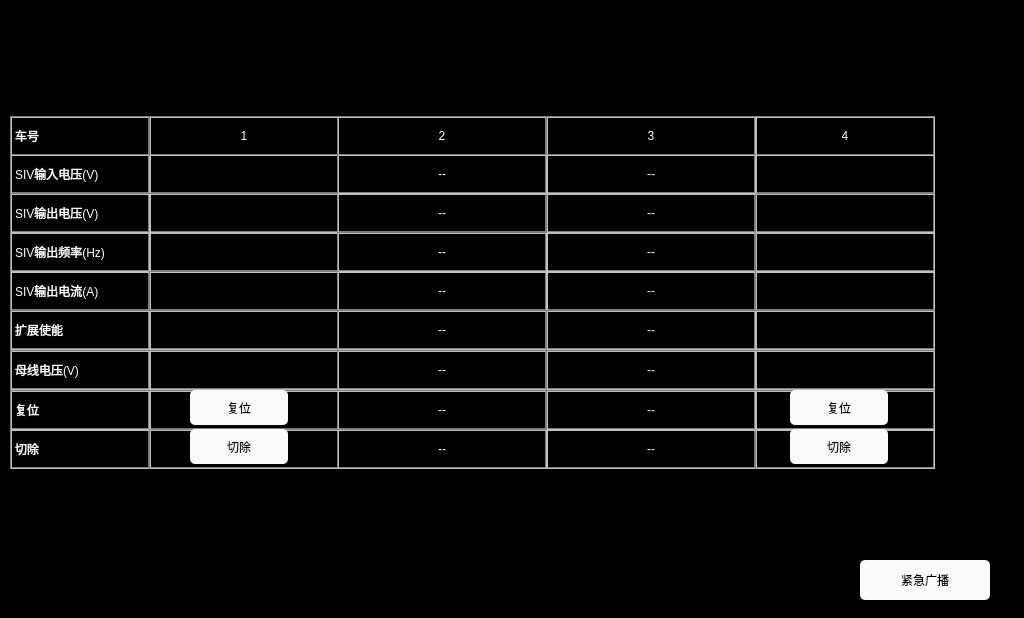
<?xml version="1.0" encoding="UTF-8"?>
<ui version="4.0">
 <class>AssistantPage</class>
 <widget class="QWidget" name="AssistantPage">
  <property name="geometry">
   <rect>
    <x>0</x>
    <y>0</y>
    <width>1024</width>
    <height>618</height>
   </rect>
  </property>
  <property name="windowTitle">
   <string>Form</string>
  </property>
  <property name="styleSheet">
   <string notr="true">QLabel
{
	color: white;
	border: 2px groove, gray;
    border-color: gray;
	font: 17px, &quot;SimHei&quot;;	
}

QWidget
{
	background-color: black;
}

QPushButton
{
	font: 20px, &quot;SimHei&quot;;
    color: black;
	background-color: rgb(250, 250, 250);
	border-radius: 5px;
}

QPushButton:disabled
{
		border-radius:5px;
	font: 20px, &quot;SimHei&quot;;
    color: grey;
	background-color: rgb(221,221,221);
}</string>
  </property>
  <widget class="QLabel" name="label_car3SIVOutputCurrent">
   <property name="geometry">
    <rect>
     <x>546</x>
     <y>271</y>
     <width>210</width>
     <height>40</height>
    </rect>
   </property>
   <property name="text">
    <string>--</string>
   </property>
   <property name="alignment">
    <set>Qt::AlignCenter</set>
   </property>
  </widget>
  <widget class="QLabel" name="label_car4SIVOutputCurrent">
   <property name="geometry">
    <rect>
     <x>755</x>
     <y>271</y>
     <width>180</width>
     <height>40</height>
    </rect>
   </property>
   <property name="text">
    <string/>
   </property>
   <property name="alignment">
    <set>Qt::AlignCenter</set>
   </property>
  </widget>
  <widget class="QLabel" name="label_car2SIVOutputCurrent">
   <property name="geometry">
    <rect>
     <x>337</x>
     <y>271</y>
     <width>210</width>
     <height>40</height>
    </rect>
   </property>
   <property name="text">
    <string>--</string>
   </property>
   <property name="alignment">
    <set>Qt::AlignCenter</set>
   </property>
  </widget>
  <widget class="QLabel" name="label_SIVOutputCurrent">
   <property name="geometry">
    <rect>
     <x>10</x>
     <y>271</y>
     <width>140</width>
     <height>40</height>
    </rect>
   </property>
   <property name="text">
    <string>SIV输出电流(A)</string>
   </property>
  </widget>
  <widget class="QLabel" name="label_car2No">
   <property name="geometry">
    <rect>
     <x>337</x>
     <y>116</y>
     <width>210</width>
     <height>40</height>
    </rect>
   </property>
   <property name="text">
    <string>2</string>
   </property>
   <property name="alignment">
    <set>Qt::AlignCenter</set>
   </property>
  </widget>
  <widget class="QLabel" name="label_car2SIVOutputVoltage">
   <property name="geometry">
    <rect>
     <x>337</x>
     <y>193</y>
     <width>210</width>
     <height>40</height>
    </rect>
   </property>
   <property name="text">
    <string>--</string>
   </property>
   <property name="alignment">
    <set>Qt::AlignCenter</set>
   </property>
  </widget>
  <widget class="QLabel" name="label_car1SIVInputVoltage">
   <property name="geometry">
    <rect>
     <x>149</x>
     <y>154</y>
     <width>190</width>
     <height>40</height>
    </rect>
   </property>
   <property name="text">
    <string/>
   </property>
   <property name="alignment">
    <set>Qt::AlignCenter</set>
   </property>
  </widget>
  <widget class="QLabel" name="label_SIVInputVoltage">
   <property name="geometry">
    <rect>
     <x>10</x>
     <y>154</y>
     <width>140</width>
     <height>40</height>
    </rect>
   </property>
   <property name="text">
    <string>SIV输入电压(V)</string>
   </property>
  </widget>
  <widget class="QLabel" name="label_car1SIVOutputRate">
   <property name="geometry">
    <rect>
     <x>149</x>
     <y>232</y>
     <width>190</width>
     <height>40</height>
    </rect>
   </property>
   <property name="text">
    <string/>
   </property>
   <property name="alignment">
    <set>Qt::AlignCenter</set>
   </property>
  </widget>
  <widget class="QLabel" name="label_vehicleNo">
   <property name="geometry">
    <rect>
     <x>10</x>
     <y>116</y>
     <width>140</width>
     <height>40</height>
    </rect>
   </property>
   <property name="text">
    <string>车号</string>
   </property>
  </widget>
  <widget class="QLabel" name="label_car3SIVOutputRate">
   <property name="geometry">
    <rect>
     <x>546</x>
     <y>232</y>
     <width>210</width>
     <height>40</height>
    </rect>
   </property>
   <property name="text">
    <string>--</string>
   </property>
   <property name="alignment">
    <set>Qt::AlignCenter</set>
   </property>
  </widget>
  <widget class="QLabel" name="label_SIVOutputRate">
   <property name="geometry">
    <rect>
     <x>10</x>
     <y>232</y>
     <width>140</width>
     <height>40</height>
    </rect>
   </property>
   <property name="text">
    <string>SIV输出频率(Hz)</string>
   </property>
  </widget>
  <widget class="QLabel" name="label_car4SIVInputVoltage">
   <property name="geometry">
    <rect>
     <x>755</x>
     <y>154</y>
     <width>180</width>
     <height>40</height>
    </rect>
   </property>
   <property name="text">
    <string/>
   </property>
   <property name="alignment">
    <set>Qt::AlignCenter</set>
   </property>
  </widget>
  <widget class="QLabel" name="label_car4No">
   <property name="geometry">
    <rect>
     <x>755</x>
     <y>116</y>
     <width>180</width>
     <height>40</height>
    </rect>
   </property>
   <property name="text">
    <string>4</string>
   </property>
   <property name="alignment">
    <set>Qt::AlignCenter</set>
   </property>
  </widget>
  <widget class="QLabel" name="label_car1SIVOutputVoltage">
   <property name="geometry">
    <rect>
     <x>149</x>
     <y>193</y>
     <width>190</width>
     <height>40</height>
    </rect>
   </property>
   <property name="text">
    <string/>
   </property>
   <property name="alignment">
    <set>Qt::AlignCenter</set>
   </property>
  </widget>
  <widget class="QLabel" name="label_car3SIVOutputVoltage">
   <property name="geometry">
    <rect>
     <x>546</x>
     <y>193</y>
     <width>210</width>
     <height>40</height>
    </rect>
   </property>
   <property name="text">
    <string>--</string>
   </property>
   <property name="alignment">
    <set>Qt::AlignCenter</set>
   </property>
  </widget>
  <widget class="QLabel" name="label_car3No">
   <property name="geometry">
    <rect>
     <x>546</x>
     <y>116</y>
     <width>210</width>
     <height>40</height>
    </rect>
   </property>
   <property name="text">
    <string>3</string>
   </property>
   <property name="alignment">
    <set>Qt::AlignCenter</set>
   </property>
  </widget>
  <widget class="QLabel" name="label_SIVOutputVoltage">
   <property name="geometry">
    <rect>
     <x>10</x>
     <y>193</y>
     <width>140</width>
     <height>40</height>
    </rect>
   </property>
   <property name="text">
    <string>SIV输出电压(V)</string>
   </property>
  </widget>
  <widget class="QLabel" name="label_car4SIVOutputRate">
   <property name="geometry">
    <rect>
     <x>755</x>
     <y>232</y>
     <width>180</width>
     <height>40</height>
    </rect>
   </property>
   <property name="text">
    <string/>
   </property>
   <property name="alignment">
    <set>Qt::AlignCenter</set>
   </property>
  </widget>
  <widget class="QLabel" name="label_car2SIVOutputRate">
   <property name="geometry">
    <rect>
     <x>337</x>
     <y>232</y>
     <width>210</width>
     <height>40</height>
    </rect>
   </property>
   <property name="text">
    <string>--</string>
   </property>
   <property name="alignment">
    <set>Qt::AlignCenter</set>
   </property>
  </widget>
  <widget class="QLabel" name="label_car4SIVOutputVoltage">
   <property name="geometry">
    <rect>
     <x>755</x>
     <y>193</y>
     <width>180</width>
     <height>40</height>
    </rect>
   </property>
   <property name="text">
    <string/>
   </property>
   <property name="alignment">
    <set>Qt::AlignCenter</set>
   </property>
  </widget>
  <widget class="QLabel" name="label_car1SIVOutputCurrent">
   <property name="geometry">
    <rect>
     <x>149</x>
     <y>271</y>
     <width>190</width>
     <height>40</height>
    </rect>
   </property>
   <property name="text">
    <string/>
   </property>
   <property name="alignment">
    <set>Qt::AlignCenter</set>
   </property>
  </widget>
  <widget class="QLabel" name="label_car3SIVInputVoltage">
   <property name="geometry">
    <rect>
     <x>546</x>
     <y>154</y>
     <width>210</width>
     <height>40</height>
    </rect>
   </property>
   <property name="text">
    <string>--</string>
   </property>
   <property name="alignment">
    <set>Qt::AlignCenter</set>
   </property>
  </widget>
  <widget class="QLabel" name="label_car1No">
   <property name="geometry">
    <rect>
     <x>149</x>
     <y>116</y>
     <width>190</width>
     <height>40</height>
    </rect>
   </property>
   <property name="text">
    <string>1</string>
   </property>
   <property name="scaledContents">
    <bool>false</bool>
   </property>
   <property name="alignment">
    <set>Qt::AlignCenter</set>
   </property>
  </widget>
  <widget class="QLabel" name="label_car2SIVInputVoltage">
   <property name="geometry">
    <rect>
     <x>337</x>
     <y>154</y>
     <width>210</width>
     <height>40</height>
    </rect>
   </property>
   <property name="text">
    <string>--</string>
   </property>
   <property name="alignment">
    <set>Qt::AlignCenter</set>
   </property>
  </widget>
  <widget class="QLabel" name="label_lineVoltage1">
   <property name="geometry">
    <rect>
     <x>149</x>
     <y>350</y>
     <width>190</width>
     <height>40</height>
    </rect>
   </property>
   <property name="text">
    <string/>
   </property>
   <property name="alignment">
    <set>Qt::AlignCenter</set>
   </property>
  </widget>
  <widget class="QLabel" name="label_extendEnable1">
   <property name="geometry">
    <rect>
     <x>149</x>
     <y>310</y>
     <width>190</width>
     <height>40</height>
    </rect>
   </property>
   <property name="text">
    <string/>
   </property>
   <property name="alignment">
    <set>Qt::AlignCenter</set>
   </property>
  </widget>
  <widget class="QLabel" name="label_lineVoltage">
   <property name="geometry">
    <rect>
     <x>10</x>
     <y>350</y>
     <width>140</width>
     <height>40</height>
    </rect>
   </property>
   <property name="text">
    <string>母线电压(V)</string>
   </property>
  </widget>
  <widget class="QLabel" name="label_car2SIVOutputVoltage_2">
   <property name="geometry">
    <rect>
     <x>337</x>
     <y>310</y>
     <width>210</width>
     <height>40</height>
    </rect>
   </property>
   <property name="text">
    <string>--</string>
   </property>
   <property name="alignment">
    <set>Qt::AlignCenter</set>
   </property>
  </widget>
  <widget class="QLabel" name="label_lineVoltage2">
   <property name="geometry">
    <rect>
     <x>755</x>
     <y>350</y>
     <width>180</width>
     <height>40</height>
    </rect>
   </property>
   <property name="text">
    <string/>
   </property>
   <property name="alignment">
    <set>Qt::AlignCenter</set>
   </property>
  </widget>
  <widget class="QLabel" name="label_car2SIVOutputCurrent_2">
   <property name="geometry">
    <rect>
     <x>337</x>
     <y>350</y>
     <width>210</width>
     <height>40</height>
    </rect>
   </property>
   <property name="text">
    <string>--</string>
   </property>
   <property name="alignment">
    <set>Qt::AlignCenter</set>
   </property>
  </widget>
  <widget class="QLabel" name="label_extendEnable2">
   <property name="geometry">
    <rect>
     <x>755</x>
     <y>310</y>
     <width>180</width>
     <height>40</height>
    </rect>
   </property>
   <property name="text">
    <string/>
   </property>
   <property name="alignment">
    <set>Qt::AlignCenter</set>
   </property>
  </widget>
  <widget class="QLabel" name="label_car3SIVOutputCurrent_2">
   <property name="geometry">
    <rect>
     <x>546</x>
     <y>350</y>
     <width>210</width>
     <height>40</height>
    </rect>
   </property>
   <property name="text">
    <string>--</string>
   </property>
   <property name="alignment">
    <set>Qt::AlignCenter</set>
   </property>
  </widget>
  <widget class="QLabel" name="label_car3SIVOutputVoltage_2">
   <property name="geometry">
    <rect>
     <x>546</x>
     <y>310</y>
     <width>210</width>
     <height>40</height>
    </rect>
   </property>
   <property name="text">
    <string>--</string>
   </property>
   <property name="alignment">
    <set>Qt::AlignCenter</set>
   </property>
  </widget>
  <widget class="QLabel" name="label_extendEnable">
   <property name="geometry">
    <rect>
     <x>10</x>
     <y>310</y>
     <width>140</width>
     <height>40</height>
    </rect>
   </property>
   <property name="text">
    <string>扩展使能</string>
   </property>
  </widget>
  <widget class="QLabel" name="label_reset2">
   <property name="geometry">
    <rect>
     <x>337</x>
     <y>390</y>
     <width>210</width>
     <height>40</height>
    </rect>
   </property>
   <property name="text">
    <string>--</string>
   </property>
   <property name="alignment">
    <set>Qt::AlignCenter</set>
   </property>
  </widget>
  <widget class="QLabel" name="label_cut">
   <property name="geometry">
    <rect>
     <x>10</x>
     <y>429</y>
     <width>140</width>
     <height>40</height>
    </rect>
   </property>
   <property name="text">
    <string>切除</string>
   </property>
  </widget>
  <widget class="QLabel" name="label_cut3">
   <property name="geometry">
    <rect>
     <x>546</x>
     <y>429</y>
     <width>210</width>
     <height>40</height>
    </rect>
   </property>
   <property name="text">
    <string>--</string>
   </property>
   <property name="alignment">
    <set>Qt::AlignCenter</set>
   </property>
  </widget>
  <widget class="QLabel" name="label_reset1">
   <property name="geometry">
    <rect>
     <x>149</x>
     <y>390</y>
     <width>190</width>
     <height>40</height>
    </rect>
   </property>
   <property name="text">
    <string/>
   </property>
  </widget>
  <widget class="QLabel" name="label_cut2">
   <property name="geometry">
    <rect>
     <x>337</x>
     <y>429</y>
     <width>210</width>
     <height>40</height>
    </rect>
   </property>
   <property name="text">
    <string>--</string>
   </property>
   <property name="alignment">
    <set>Qt::AlignCenter</set>
   </property>
  </widget>
  <widget class="QLabel" name="label_cut4">
   <property name="geometry">
    <rect>
     <x>755</x>
     <y>429</y>
     <width>180</width>
     <height>40</height>
    </rect>
   </property>
   <property name="text">
    <string/>
   </property>
  </widget>
  <widget class="QLabel" name="label_reset4">
   <property name="geometry">
    <rect>
     <x>755</x>
     <y>390</y>
     <width>180</width>
     <height>40</height>
    </rect>
   </property>
   <property name="text">
    <string/>
   </property>
  </widget>
  <widget class="QLabel" name="label_reset">
   <property name="geometry">
    <rect>
     <x>10</x>
     <y>390</y>
     <width>140</width>
     <height>40</height>
    </rect>
   </property>
   <property name="text">
    <string>复位</string>
   </property>
  </widget>
  <widget class="QLabel" name="label_cut1">
   <property name="geometry">
    <rect>
     <x>149</x>
     <y>429</y>
     <width>190</width>
     <height>40</height>
    </rect>
   </property>
   <property name="text">
    <string/>
   </property>
  </widget>
  <widget class="QLabel" name="label_reset3">
   <property name="geometry">
    <rect>
     <x>546</x>
     <y>390</y>
     <width>210</width>
     <height>40</height>
    </rect>
   </property>
   <property name="text">
    <string>--</string>
   </property>
   <property name="alignment">
    <set>Qt::AlignCenter</set>
   </property>
  </widget>
  <widget class="QPushButton" name="btn_reset1">
   <property name="geometry">
    <rect>
     <x>190</x>
     <y>390</y>
     <width>98</width>
     <height>35</height>
    </rect>
   </property>
   <property name="text">
    <string>复位</string>
   </property>
  </widget>
  <widget class="QPushButton" name="btn_cut1">
   <property name="geometry">
    <rect>
     <x>190</x>
     <y>429</y>
     <width>98</width>
     <height>35</height>
    </rect>
   </property>
   <property name="text">
    <string>切除</string>
   </property>
  </widget>
  <widget class="QPushButton" name="btn_cut2">
   <property name="geometry">
    <rect>
     <x>790</x>
     <y>429</y>
     <width>98</width>
     <height>35</height>
    </rect>
   </property>
   <property name="text">
    <string>切除</string>
   </property>
  </widget>
  <widget class="QPushButton" name="btn_reset2">
   <property name="geometry">
    <rect>
     <x>790</x>
     <y>390</y>
     <width>98</width>
     <height>35</height>
    </rect>
   </property>
   <property name="text">
    <string>复位</string>
   </property>
  </widget>
  <widget class="QPushButton" name="btn_EmergencyBroadcast">
   <property name="geometry">
    <rect>
     <x>860</x>
     <y>560</y>
     <width>130</width>
     <height>40</height>
    </rect>
   </property>
   <property name="text">
    <string>紧急广播</string>
   </property>
  </widget>
 </widget>
 <resources/>
 <connections/>
</ui>
